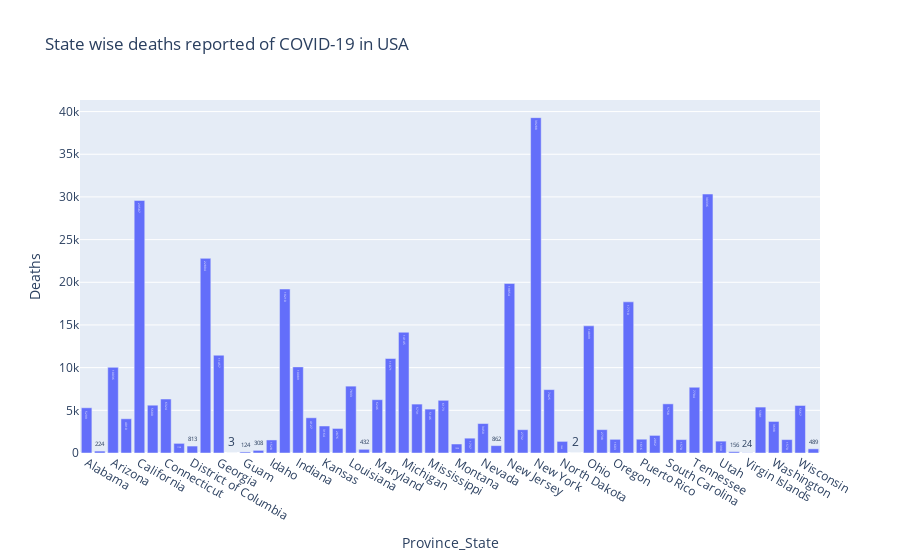

The cell this chart's notebook holds for it:
### Code cell
us_data = covid_data[covid_data['Country_Region']=='US'].drop(['Country_Region','Lat', 'Long_'], axis=1)
us_data = us_data.groupby(['Province_State'])['Deaths'].sum().reset_index()
us_data_death = us_data[us_data['Deaths'] > 0]
state_fig = px.bar(us_data_death, x='Province_State', y='Deaths', title='State wise deaths reported of COVID-19 in USA', text='Deaths')
state_fig.show()

### Figure 1 — Plotly figure (JSON) as saved in the notebook; plotly's stock layout.template omitted (floating-point values rounded to 4 significant figures)
{"data": [{"alignmentgroup": "True", "hovertemplate": "Province_State=%{x}<br>Deaths=%{text}<extra></extra>", "legendgroup": "", "marker": {"color": "#636efa", "pattern": {"shape": ""}}, "name": "", "offsetgroup": "", "orientation": "v", "showlegend": false, "text": [5299, 224, 10036, 4010, 29587, 5600, 6324, 1128, 813, 22804, 11457, 3, 124, 308, 1528, 19210, 10089, 4127, 3164, 2876, 7833, 432, 6246, 11071, 14145, 5731, 5146, 6173, 1054, 1737, 3450, 862, 19854, 2732, 39288, 7425, 1360, 2, 14899, 2738, 1603, 17710, 1616, 2062, 5758, 1570, 7704, 30336, 1390, 156, 24, 5381, 3698, 1570, 5567, 489], "textposition": "auto", "type": "bar", "x": ["Alabama", "Alaska", "Arizona", "Arkansas", "California", "Colorado", "Connecticut", "Delaware", "District of Columbia", "Florida", "Georgia", "Grand Princess", "Guam", "Hawaii", "Idaho", "Illinois", "Indiana", "Iowa", "Kansas", "Kentucky", "Louisiana", "Maine", "Maryland", "Massachusetts", "Michigan", "Minnesota", "Mississippi", "Missouri", "Montana", "Nebraska", "Nevada", "New Hampshire", "New Jersey", "New Mexico", "New York", "North Carolina", "North Dakota", "Northern Mariana Islands", "Ohio", "Oklahoma", "Oregon", "Pennsylvania", "Puerto Rico", "Rhode Island", "South Carolina", "South Dakota", "Tennessee", "Texas", "Utah", "Vermont", "Virgin Islands", "Virginia", "Washington", "West Virginia", "Wisconsin", "Wyoming"], "xaxis": "x", "y": [5299, 224, 10036, 4010, 29587, 5600, 6324, 1128, 813, 22804, 11457, 3, 124, 308, 1528, 19210, 10089, 4127, 3164, 2876, 7833, 432, 6246, 11071, 14145, 5731, 5146, 6173, 1054, 1737, 3450, 862, 19854, 2732, 39288, 7425, 1360, 2, 14899, 2738, 1603, 17710, 1616, 2062, 5758, 1570, 7704, 30336, 1390, 156, 24, 5381, 3698, 1570, 5567, 489], "yaxis": "y"}], "layout": {"barmode": "relative", "legend": {"tracegroupgap": 0}, "title": {"text": "State wise deaths reported of COVID-19 in USA"}, "xaxis": {"anchor": "y", "domain": [0, 1], "title": {"text": "Province_State"}}, "yaxis": {"anchor": "x", "domain": [0, 1], "title": {"text": "Deaths"}}}}
